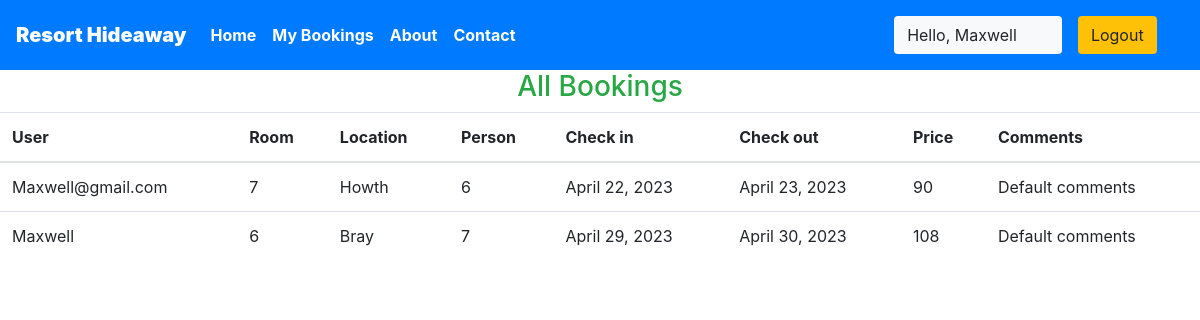
Page /staff/allbookings (signed in) on the earlier database version.
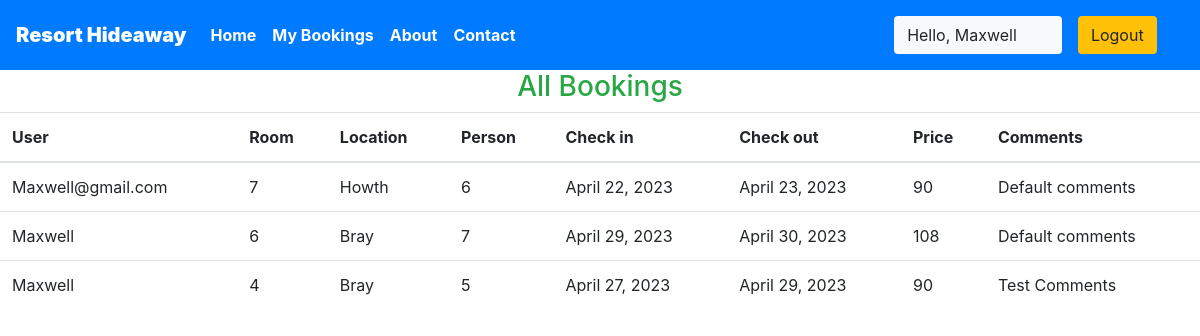
Same page on the later database version.
### hideaway/models.py (models this page shows, shortened)
class Reservation(models.Model):
    check_in = models.DateField(auto_now=False)
    check_out = models.DateField()
    room = models.ForeignKey(Rooms, on_delete=models.CASCADE)
    guest = models.ForeignKey(User, on_delete=models.CASCADE)
    booking_id = models.CharField(max_length=100, default="null")
    comments = models.CharField(max_length=30, default="Default comments")

class Rooms(models.Model):
    ROOM_STATUS = (
        ("1", "available"),
        ("2", "not available"),
    )
    ROOM_TYPE = (
        ("1", "premium"),
        ("2", "deluxe"),
        ("3", "basic"),
    )
    room_type = models.CharField(max_length=50, choices=ROOM_TYPE)
    capacity = models.IntegerField()
    price = models.IntegerField()
    size = models.IntegerField()
    resort = models.ForeignKey(Resorts, on_delete=models.CASCADE)
    status = models.CharField(choices=ROOM_STATUS, max_length=15)
    roomnumber = models.IntegerField()

class Resorts(models.Model):
    name = models.CharField(max_length=30, default="hideaway")
    owner = models.CharField(max_length=20)
    location = models.CharField(max_length=50)
    county = models.CharField(max_length=50, default="dublin")
    country = models.CharField(max_length=50, default="ireland")

### hideaway/views.py (the view)
# urls.py: path('staff/allbookings', views.all_bookings, name="allbookigs"),
@login_required(login_url='/staff')
def all_bookings(request):
    bookings = Reservation.objects.all()
    if not bookings:
        messages.warning(request, "No Bookings Found")
    return HttpResponse(render(request, 'staff/allbookings.html', {'bookings': bookings}))

### templates/staff/allbookings.html (shortened to what this page needs)
{% extends 'basic.html' %}
{% block body %}
<h3 class="text-center  text-success">All Bookings </h3>
<table class="table">
    <thead>
        <th>User</th>
        <th>Room</th>
        <th>Location</th>
        <th>Person</th>
        <th>Check in</th>
        <th>Check out</th>
        <th>Price</th>
        <th>Comments</th>
    </thead>
    {% for each_booking in bookings %}
    <tr>
        <td>{{each_booking.guest.username}}</td>
        <td>{{each_booking.room.roomnumber}}</td>
        <td>{{each_booking.room.resort.location}}</td>
        <td>{{each_booking.room.capacity}}</td>
        <td>{{each_booking.check_in}}</td>
        <td>{{each_booking.check_out}}</td>
        <td>{{each_booking.room.price}}</td>
        <td>{{each_booking.comments}}</td>
    </tr>
    {% endfor %}
</table>
{% endblock body %}

Differences in the rows shown:
added Reservation: guest.username "Maxwell", room.roomnumber "4", room.resort.location "Bray", room.capacity "5", check_in "April 27, 2023", check_out "April 29, 2023", room.price "90", comments "Test Comments"
